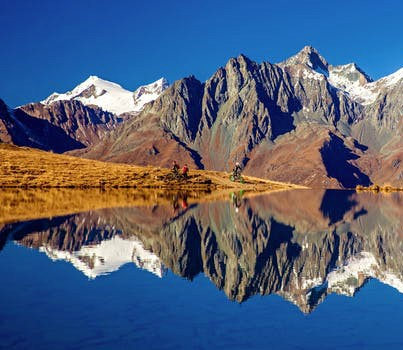
#> input picture OpenCV_tests/ORB_stitching/mountain_one.jpg, 403 x 350 px
$ python test_orb_stitching.py
#> lines starting #> are read from the running program, lines starting #| are printed output that depends on the picture
import numpy
import cv2
import math
import time
from matplotlib import pyplot as plt

## Date Last Modified: 10/28/18
# Justin Alvey

## Purpose: To test the ORB stitchiing strategy available through the OpenCV library

# ORB is an efficient alternative to SIFT or SURF, both in computation cost, performance
# in locating image feature similarities, and since it has no patents.

# ORB Features:
# 1.) cv2.ORB_create() - Constructor
# 2.) orb.detect(img, None) - Locate the high-variance locations in the image
# 3.) orb.compute(img, keypoints) - Computes Descriptors or the pixel intensity comparisons
#     BRIEF - Binary Robust Independent Elementary Features ...
#     ORB builds on this heritage of feature matching called FAST and BRIEF

# Timing Analysis to see the O(n) running time of the algorithm
start = time.time()

## ORB Implementation - The Algorithm in Action
# Read in first image
img = cv2.imread('mountain_one.jpg',0)
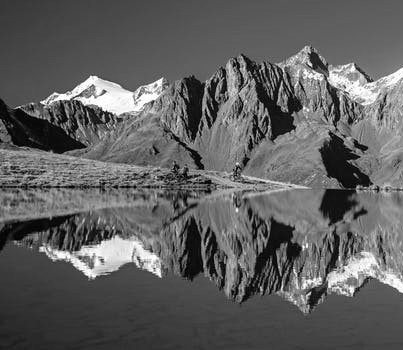
#> img: shape (350, 403); min 0, max 255, mean 95.3

# Initialization of the Feature Detector
orb = cv2.ORB_create()

# Locate keypoints in the image
kp = orb.detect(img,None)
#> kp = 500 keypoints; strongest (x, y, size): (103, 109, 31), (74, 99, 31), (369, 81, 31), (42, 102, 31)

# Calculate descriptors for the image
kp, desc = orb.compute(img,kp)

# End Timing - Run 100 times
end = time.time()
print((end-start))

# Draw the Keypoints in the image
img2 = cv2.drawKeypoints(img,kp,None,color=(0,0,255), flags=0)
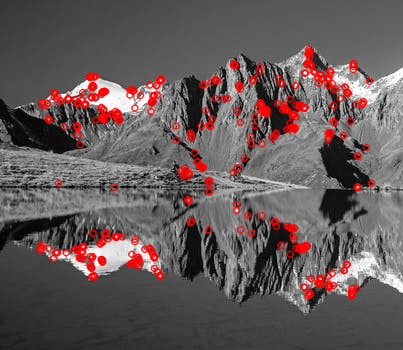
#> img2: shape (350, 403, 3); mean of channels 0, 1, 2 89.4, 89.4, 101.9; drawn as B, G, R
plt.imshow(img2),plt.show()

$ run again, with OpenCV_tests/ORB_stitching/FLIR_first.jpg copied over OpenCV_tests/ORB_stitching/mountain_one.jpg
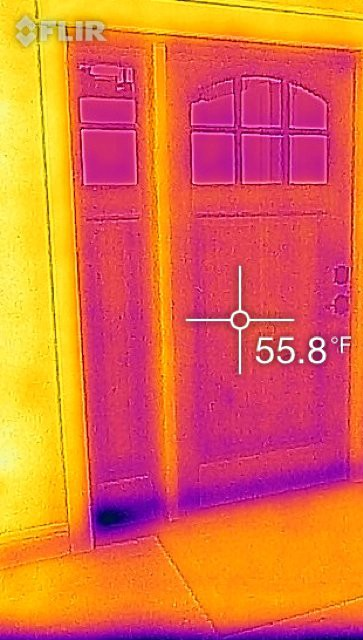
#> input picture OpenCV_tests/ORB_stitching/FLIR_first.jpg, 363 x 640 px
#> `img = cv2.imread('mountain_one.jpg',0)`:
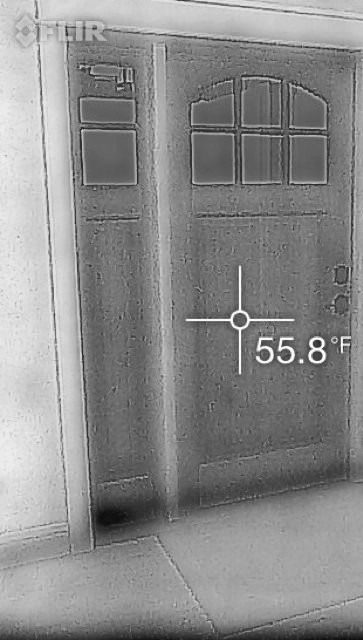
#> img: shape (640, 363); min 10, max 255, mean 138.9
#> kp = 454 keypoints; strongest (x, y, size): (319, 342, 37.2), (314, 343, 44.6), (317, 341, 37.2), (320, 342, 31)
#> `img2 = cv2.drawKeypoints(img,kp,None,color=(0,0,255), flags=0)`:
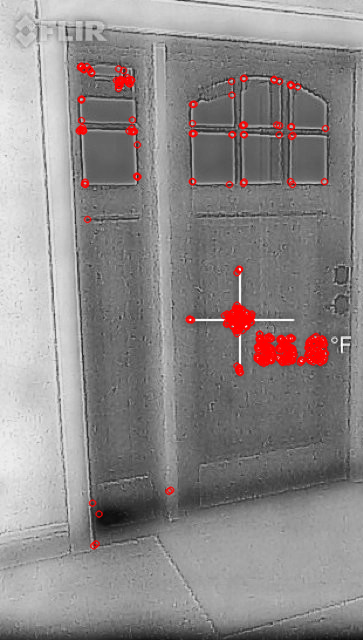
#> img2: shape (640, 363, 3); mean of channels 0, 1, 2 136.6, 136.6, 141.3; drawn as B, G, R
